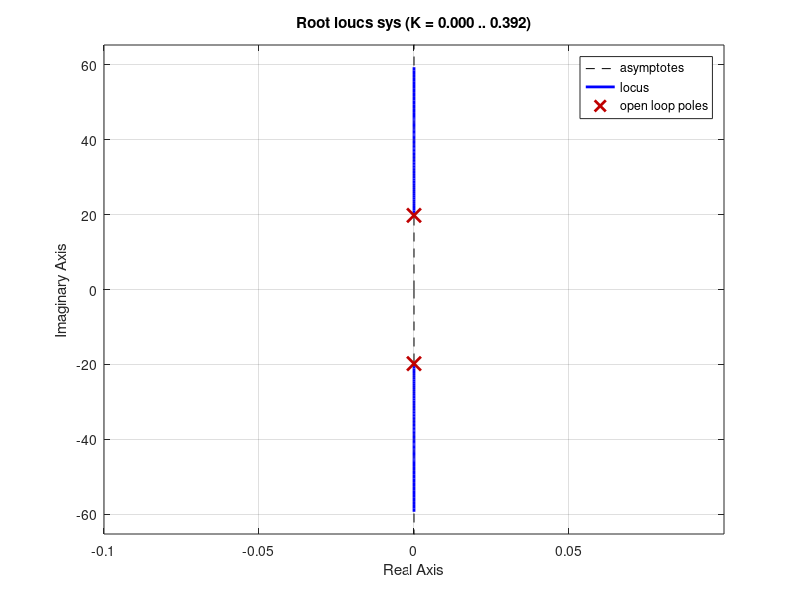

This chart was generated by the following MATLAB code:
%Zachary Vogel and MO WOOODSIIIIIII !!!!!
%doin work
%document created on 4/20/2016 #blazeit

M=0.05;
m=0.05;
g=-9.8;
l=0.05;
r=0.05;



A=[0 1 0 0;(M+m)*g/(M*l) 0 0 0;0 0 0 1; -m*g/(M*r) 0 0 0];
B=[0;1/(r*M*l);0;1/(r^2*M)];
C=[1 0 0 0];
D=0;

sys=ss(A,B,C,D);

damp(sys)
rlocus(sys)